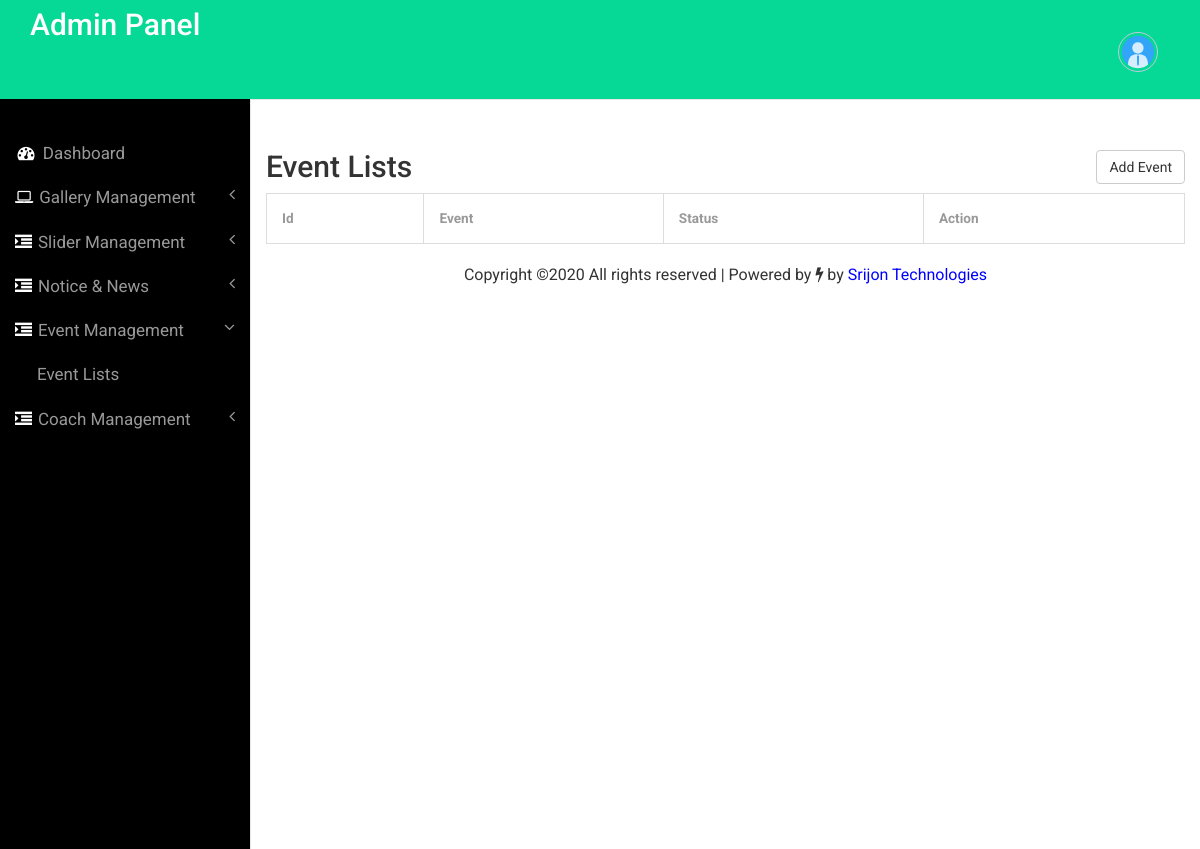
Page /admin/eventlist.php (signed in) on the earlier database version.
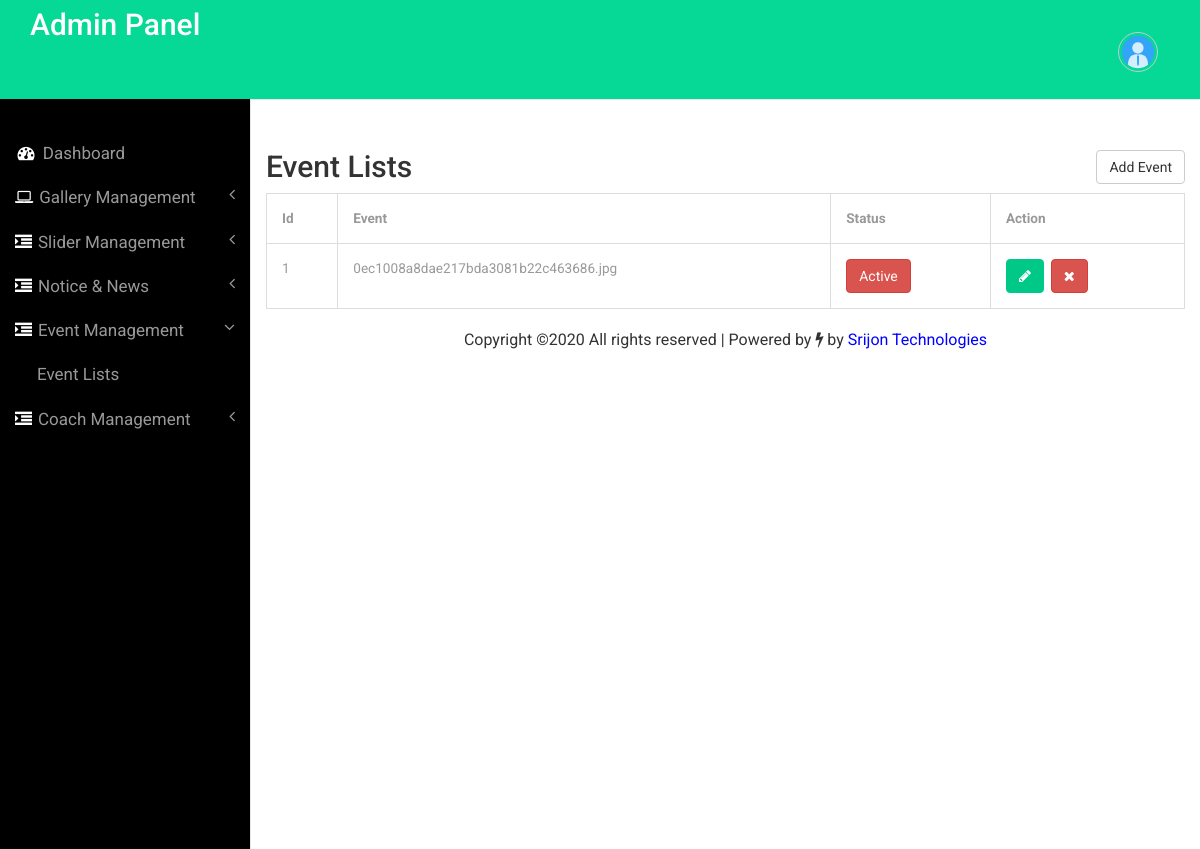
Same page on the later database version.
### tables this page shows
CREATE TABLE `tbl_event` (
  `Id` int(11) NOT NULL,
  `event` varchar(255) NOT NULL
);

### admin/eventlist.php (the view, shortened to what this page needs)
<?php
include('includes/config.php');
if(strlen($_SESSION['alogin'])==0)
	{
header('location:dashoard.php');
}
else{
	?>
<!DOCTYPE HTML>
<html>
<head>
  <link href="css/bootstrap.min.css" rel='stylesheet' type='text/css' />
  <link href="css/style.css" rel='stylesheet' type='text/css' />
  <link href="css/font-awesome.css" rel="stylesheet">
</head>
<body>
  <div id="wrapper">
    <nav class="top1 navbar navbar-default navbar-static-top" role="navigation" style="margin-bottom: 0">
      <?php include('includes/sidebar.php'); ?>
    </nav>
    <div id="page-wrapper">
      <div class="container">
        <div class="margin">
          <div class="row">
            <div class="col-md-6">
              <h2>Event Lists</h2>
            </div>
            <div class="col-md-6"><a href="addevent.php"><button type="submit" class="btn btn-default">Add
                  Event</button></a></div>
          </div>
        </div>
        <table class="table table-bordered">
          <thead>
            <tr>
              <th>Id</th>
              <th>Event</th>
              <th>Status</th>
              <th>Action</th>
            </tr>
          </thead>
          <tbody>
            <?php $sql = "SELECT * from tbl_event";
$query = $dbh -> prepare($sql);
$query->execute();
$results=$query->fetchAll(PDO::FETCH_OBJ);
$cnt=1;
if($query->rowCount() > 0)
{
foreach($results as $result)
{				?>
            <tr>
              <td><?php echo htmlentities($cnt);?></td>
              <td><?php echo htmlentities($result->event);?></td>
              <td><button type="submit" class="btn btn-danger">Active</button></td>
              <td><a href="updateevent.php?eid=<?php echo htmlentities($result->Id); ?>" class="btn btn-primary"
                  title="" data-toggle="tooltip" data-original-title="Edit"><i class="fa fa-pencil"></i></a>&nbsp;
                <a href="eventlist.php?eid=<?php echo htmlentities($result->Id); ?>"
                  onclick="return confirm('Do you really want to delete')" id="4" class="btn btn-danger delete-btn"
                  title="Delete" data-toggle="tooltip"><i class="fa fa-times"></i></a>&nbsp;</td>
            </tr>
            <?php $cnt=$cnt+1;} }?>
          </tbody>
        </table>
      </div>
      <?php include('includes/copyright.php') ?>
    </div>
  </div>
  <link href="css/custom.css" rel="stylesheet">
</body>
</html>
<?php  }?>

Differences in the rows shown:
added tbl_event: event "0ec1008a8dae217bda3081b22c463686.jpg"
